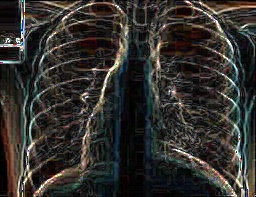
#> input picture TASK - EDGE DECTECTION/TASK - EDGE DECTECTION in X-Ray images/combined.jpeg, 256 x 197 px, given in place of the camera
$ jupyter execute 'EDGE DETECTION in Video.ipynb'   (text cells are left out)
#> lines starting #> are read from the running program, lines starting #| are printed output that depends on the picture; after the words box and inside, x2 and y2 are one past the last pixel; in counts of white or black regions, pixels touching at a corner belong together
[cell 1]
import cv2 as cv
import numpy as np
import matplotlib.pyplot as plt

[cell 2]
vid = cv.VideoCapture(0)
re, f =vid.read()
#> f is the input picture: shape (197, 256, 3); mean B, G, R 45.3, 48.6, 50.8
re
#> Out = True

[cell 3]
while(True):
    ret, frame = vid.read()

    gray = cv.cvtColor(frame, cv.COLOR_BGR2GRAY)
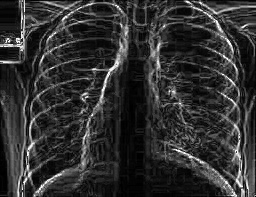
#> gray: shape (197, 256); min 0, max 255, mean 48.9

    sobel_x = cv.Sobel(gray, cv.CV_64F, 1, 0, ksize=5)
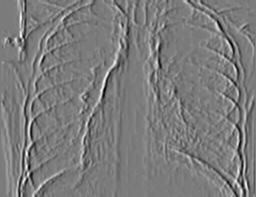
#> sobel_x: shape (197, 256) float64; min -9482, max 10034, mean 11; drawn with min black and max white
    sobel_y = cv.Sobel(gray, cv.CV_64F, 0, 1, ksize=5)
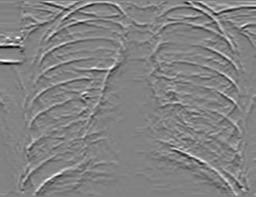
#> sobel_y: shape (197, 256) float64; min -10222, max 9740, mean -6.1; drawn with min black and max white
    grad = cv.sqrt(sobel_x*2 + sobel_y*2)
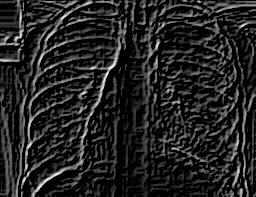
#> grad: shape (197, 256) float64; 49.79% of the values are NaN or infinite; the others: min 0, max 172, mean 45.84; drawn with min black, max white, NaN and infinite black

    _,thresh = cv.threshold(grad, 50, 255, cv.THRESH_BINARY)
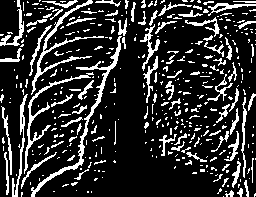
#> thresh: shape (197, 256) float64; 18.7% white in thin lines or dots

    cv.imshow('Original', frame)
    cv.imshow('Object Edges', thresh)

    if cv.waitKey(20) & 0xFF == ord('q'):
#> (key q is pressed here)
        break

vid.release()
cv.destroyAllWindows()

[cell 4]
fourcc = cv.VideoWriter_fourcc(*'mp4v')

[cell 5]
wrt = cv.VideoWriter('me.mp4',fourcc, 50.0,(640,480))

[cell 6]
while(vid.isOpened()):
    ret, frame = vid.read()
    cv.imshow('video',frame)

    wrt.write(frame)
    cv.imshow('Original', frame)
    cv.imshow('Object Edges', thresh)

    if cv.waitKey(30) & 0xFF == ord('q'):
#> (key q is pressed here)

$ run again, on TASK - EDGE DECTECTION/TASK - EDGE DECTECTION in X-Ray images/laplacian.jpeg
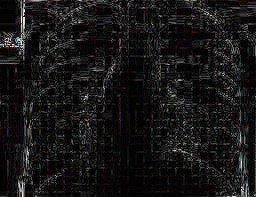
#> input picture TASK - EDGE DECTECTION/TASK - EDGE DECTECTION in X-Ray images/laplacian.jpeg, 256 x 197 px, given in place of the camera
#> f is the input picture: shape (197, 256, 3); mean B, G, R 22.5, 22.2, 23.2
#> Out = True
#> `sobel_y = cv.Sobel(gray, cv.CV_64F, 0, 1, ksize=5)`:
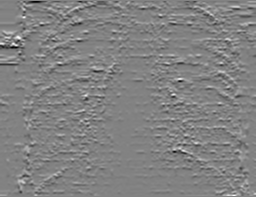
#> sobel_y: shape (197, 256) float64; min -6405, max 6143, mean -9.4; drawn with min black and max white
#> `_,thresh = cv.threshold(grad, 50, 255, cv.THRESH_BINARY)`:
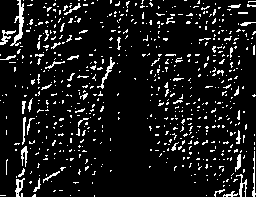
#> thresh: shape (197, 256) float64; 9.7% white in thin lines or dots

$ run again, on TASK - EDGE DECTECTION/TASK - EDGE DECTECTION in X-Ray images/ribcage.jpeg
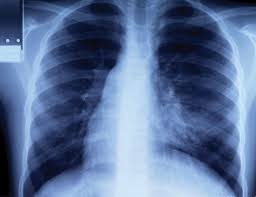
#> input picture TASK - EDGE DECTECTION/TASK - EDGE DECTECTION in X-Ray images/ribcage.jpeg, 256 x 197 px, given in place of the camera
#> f is the input picture: shape (197, 256, 3); mean B, G, R 151, 112, 89.8
#> Out = True
#> `grad = cv.sqrt(sobel_x*2 + sobel_y*2)`:
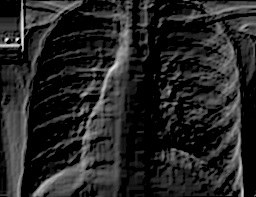
#> grad: shape (197, 256) float64; 41.49% of the values are NaN or infinite; the others: min 0, max 123.1, mean 30.79; drawn with min black, max white, NaN and infinite black
#> `_,thresh = cv.threshold(grad, 50, 255, cv.THRESH_BINARY)`:
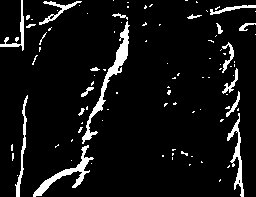
#> thresh: shape (197, 256) float64; 7.3% white; 96 white regions (77 under 20 px), largest, box (x1, y1, x2, y2) and area: (82, 21, 130, 144) 797, (33, 145, 94, 197) 576, (227, 113, 244, 197) 400
